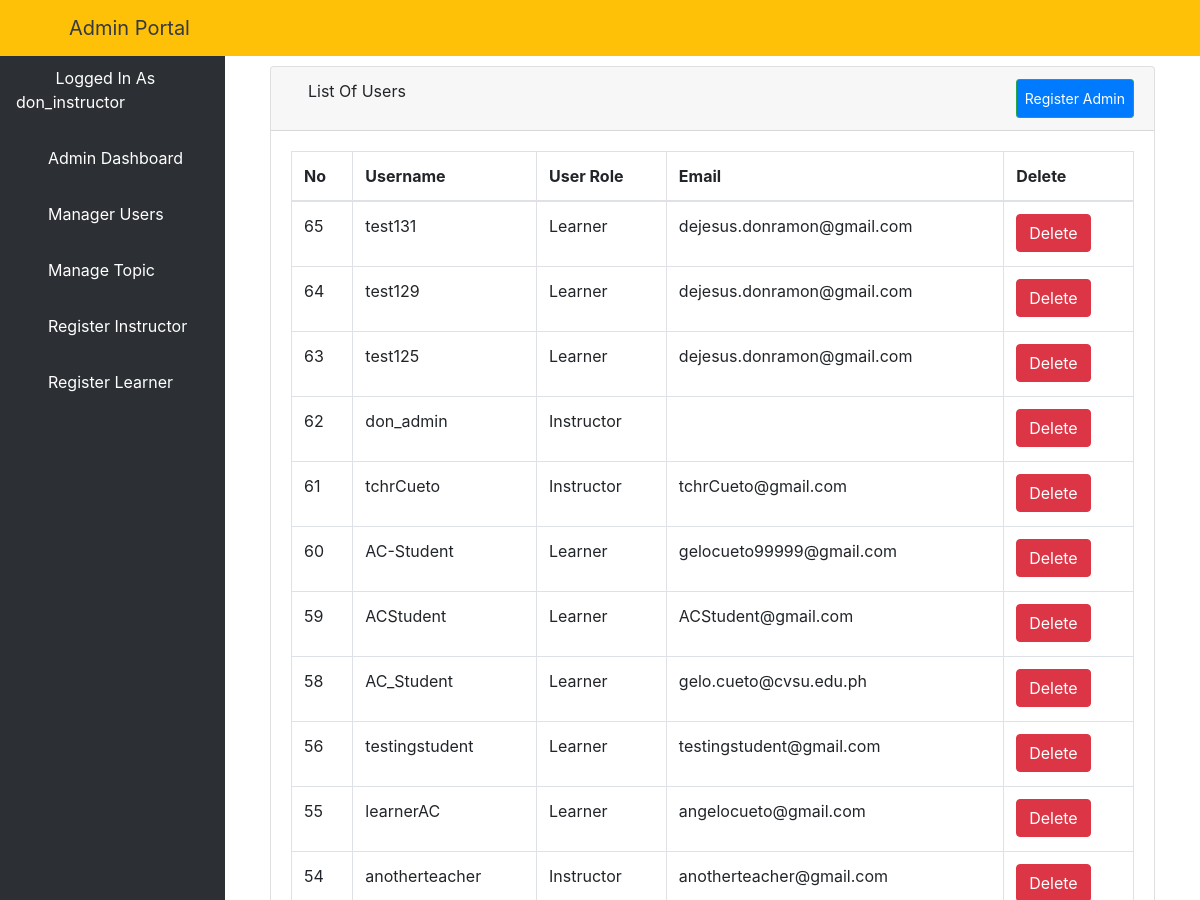
/aluser/ (signed in, upper part), run on an earlier commit of the app's database.
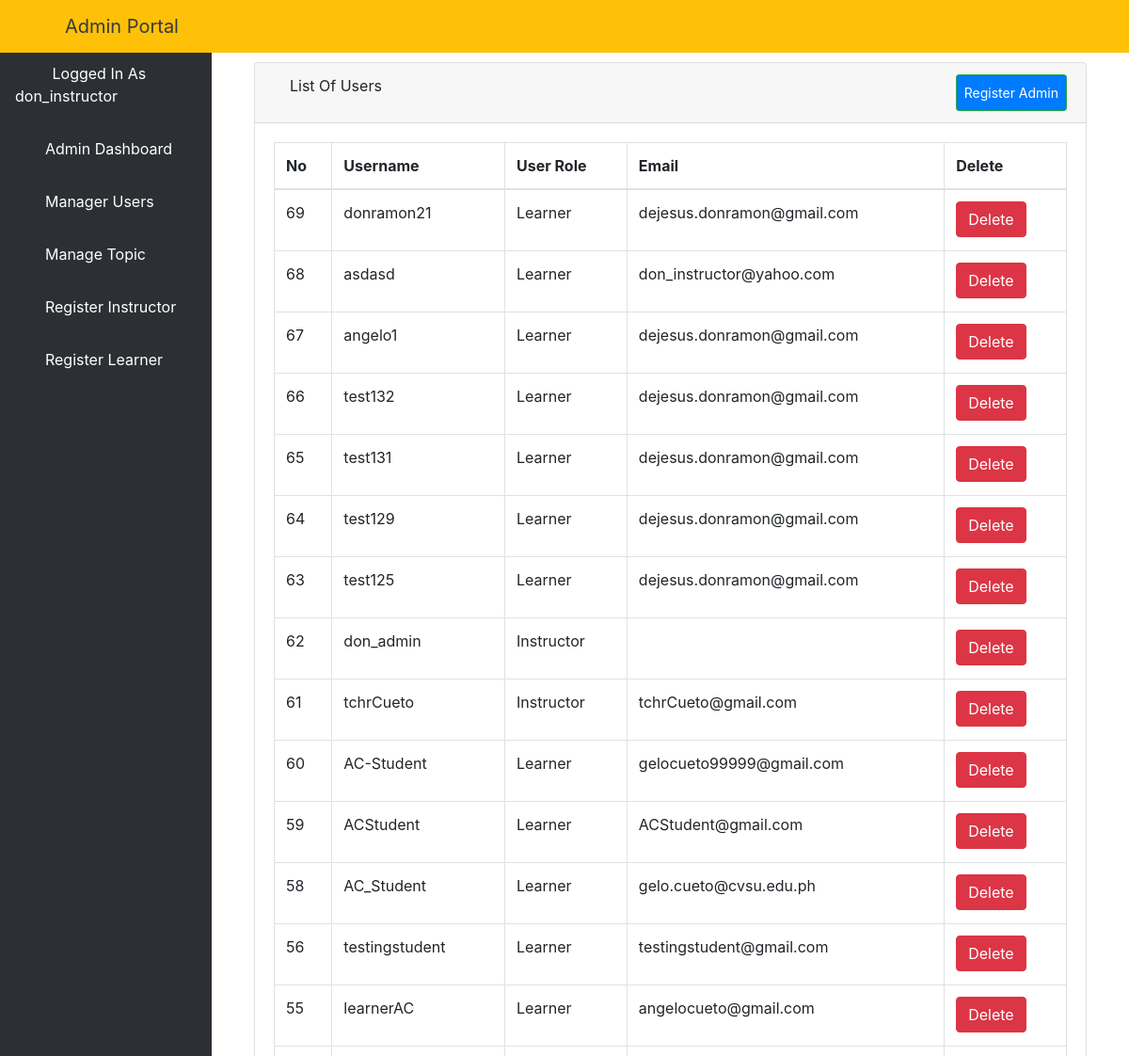
And on a later commit of the database.
### elearn/models.py (models this page shows)
class User(AbstractUser):
    is_learner = models.BooleanField(default=False)
    is_instructor = models.BooleanField(default=False)
    is_admin = models.BooleanField(default=False)

### elearn/views.py (the view)
# urls.py: path('aluser/', views.ListUserView.as_view(), name='aluser'),
class ListUserView(LoginRequiredMixin, ListView):
    model = User
    template_name = 'dashboard/admin/list_users.html'
    context_object_name = 'users'
    paginated_by = 10
    def get_queryset(self):
        return User.objects.order_by('-id')

### elearn/templates/dashboard/admin/list_users.html (shortened to what this page needs)
{% extends 'dashboard/admin/base.html' %}
{% block body %}
    <div class="container-fluid">
        <div class="row">
            <div class="col-12 mb-3">
                <div class="col-12 mb-3">
                    <div id="content-wrapper">
                        <div class="container-fluid">
                            <div class="card mb-3">
                                <div class="card-header">
                                    <i class="fas fa-table"></i>
                                    List Of Users
                                    <a class="btn btn-sm btn-success" href="{% url 'create_user_form' %}"
                                       style="padding: 8px; float: right; background-color: #007bff; color: white;">Register
                                        Admin</a>
                                </div>
                                <div class="card-body">
                                    <div class="table-responsive">
                                        <table class="table table-bordered" id="dataTable" width="100%" cellspacing="0">
                                            <thead>
                                            <tr>
                                                <th>No</th>
                                                <th>Username</th>
                                                <th>User Role</th>
                                                <th>Email</th>
                                                <th>Delete</th>
                                            </tr>
                                            </thead>
                                            <tbody>
                                            {% if users %}
                                                {% for user in users %}
                                                    <tr>
                                                        <td>{{ user.id }}</td>
                                                        <td>{{ user.username }}</td>
                                                        <td>{% if user.is_learner == True %}
                                                            <p>Learner</p>
                                                        {% elif user.is_admin == True %}
                                                            <p>Admin</p>
                                                        {% else %}
                                                            <p>Instructor</p>
                                                        {% endif %}
                                                        </td>
                                                        <td>{{ user.email }}</td>
                                                        <td>
                                                            <a href="{% url 'aduser' user.pk %}">
                                                                <button type="button" class="btn btn-danger"> Delete
                                                                </button>
                                                            </a>
                                                        </td>
                                                    </tr>
                                                {% endfor %}
                                            {% endif %}
                                            </tbody>
                                        </table>
                                    </div>
                                </div>
                            </div>
                        </div>
                    </div>
                </div>
            </div>
        </div>
    </div>
{% endblock %}

What changed in the data, as far as the page shows it:
no longer on this page (row unchanged): User: id "54", username "anotherteacher", is_learner "Instructor", email "anotherteacher@gmail.com"
added User: id "69", username "donramon21", is_learner "Learner", email "dejesus.donramon@gmail.com"
added User: id "68", username "asdasd", is_learner "Learner", email "don_instructor@yahoo.com"
added User: id "67", username "angelo1", is_learner "Learner", email "dejesus.donramon@gmail.com"
added User: id "66", username "test132", is_learner "Learner", email "dejesus.donramon@gmail.com"
